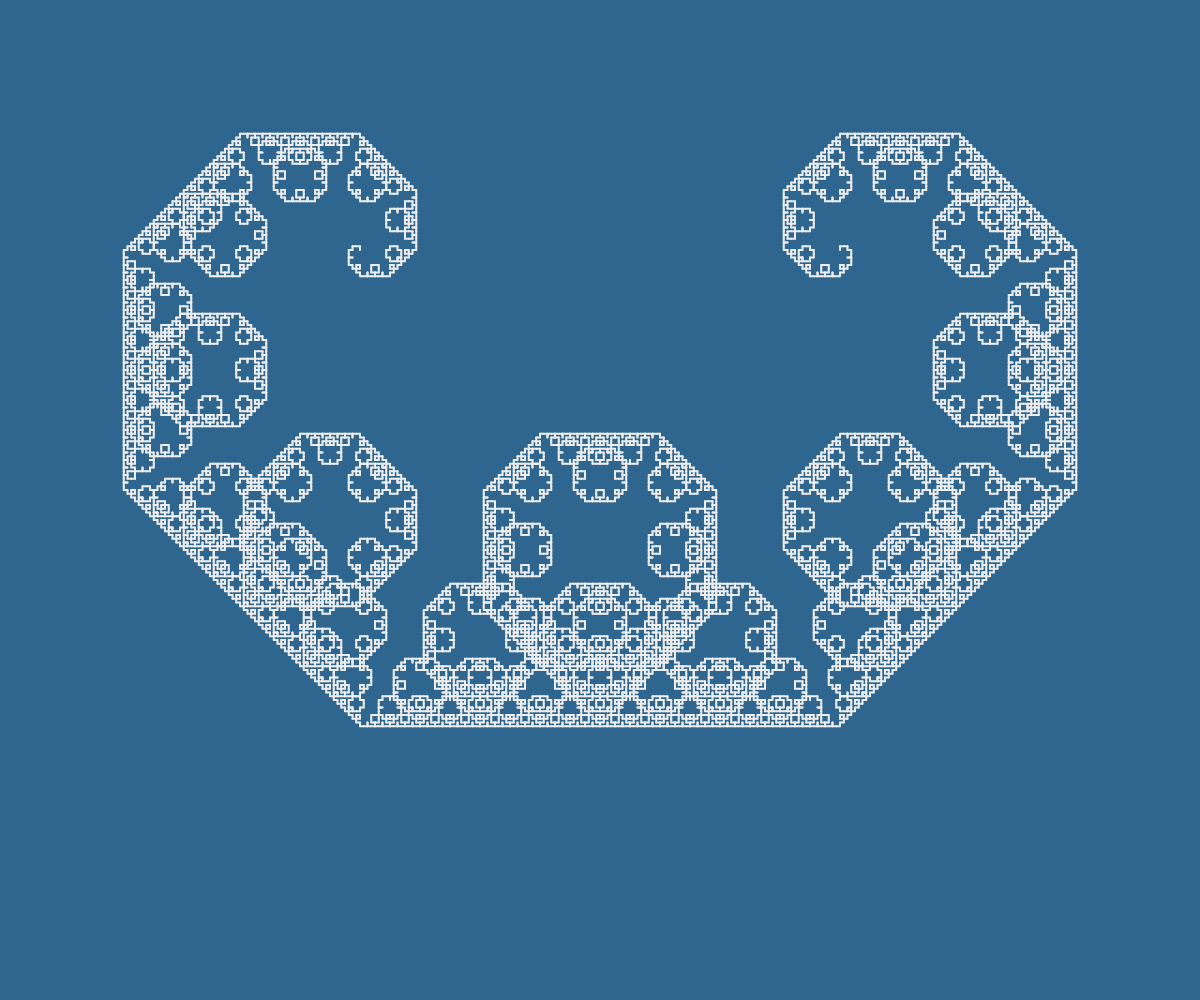
Frame 1 (no input)
Frame 2 (the mouse pressed at the canvas centre, redrawn once): identical to frame 1, image omitted

The p5.js sketch that drew this single still picture (run headless with seeded random() and noise() and a simulated clock; the mouse was pressed at the canvas centre and the sketch redrawn once):

// p5.js sketch
// ── sketch.js
"use strict"

const WHITE = "#eeeeee";
const BLACK = "#2f6690";

function setup(){
	createCanvas(windowWidth, windowHeight);
	angleMode(DEGREES); noLoop();
	stroke(WHITE); strokeWeight(2);
}

function draw(){
	background(BLACK);

	const aX = width * 0.3;
	const aY = height * 0.25;
	const bX = width * 0.7;
	const bY = height * 0.25;
	drawFractal(aX, aY, bX, bY, 14);
}

function drawFractal(aX, aY, bX, bY, depth){
	if(depth <= 0){
		line(aX, aY, bX, bY);
		return;
	}
	const mX = (aX + bX) / 2;
	const mY = (aY + bY) / 2;
	const len = sqrt((bX-aX)**2+(bY-aY)**2) / 2;
	const deg = atan2(bY-aY, bX-aX) + 90;
	const cX = mX + len * cos(deg);
	const cY = mY + len * sin(deg);
	drawFractal(aX, aY, cX, cY, depth-1);
	drawFractal(cX, cY, bX, bY, depth-1);
}
